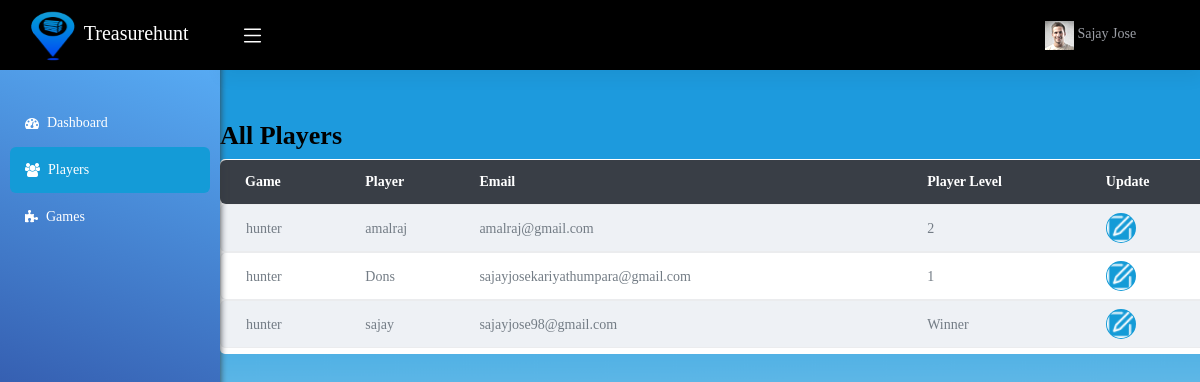
/player_details (signed in), run on the app's committed database.
### app/models.py (models this page shows, shortened)
class User(models.Model):
    REGISTER_CHOICES = (
        ('1', 'Coordinator'),
        ('2', 'Player'),
    )
    uid = models.AutoField(primary_key=True)
    name = models.CharField(max_length=50)
    email = models.EmailField(unique=True)
    password = models.CharField(max_length=128)
    new_password = models.CharField(max_length=128,null=True,blank=True)
    register_as = models.IntegerField(choices=REGISTER_CHOICES, null=False, blank=False)
    game = models.ForeignKey(Game, related_name='players', on_delete=models.CASCADE, null=True, blank=True)
    phonecode = models.CharField(max_length=10)
    phone = models.CharField(max_length=20)
    token = models.CharField(max_length=64, blank=True, null=True)
    created_at = models.DateTimeField(auto_now_add=True)
    updated_at = models.DateTimeField(auto_now=True)
    deleted_at = models.BooleanField(default=False)
    last_login = models.DateTimeField(null=True, blank=True)

class Game_login(models.Model):
    games = models.ForeignKey(Game, on_delete=models.CASCADE)
    player = models.ForeignKey(User, on_delete=models.CASCADE)
    current_level = models.IntegerField(default=1)
    completed = models.BooleanField(default=False)
    first_completed = models.BooleanField(default=False)

class Game(models.Model):
    LEVEL_CHOICES = (
        ('1', '1'),
        ('2', '2'),
        ('3', '3'),
    )
    game_name = models.CharField(max_length=50)
    game_id = models.CharField(max_length=50, unique=True)
    rules = models.TextField()
    start_date = models.DateTimeField(auto_now_add=True)
    end_date = models.DateTimeField(auto_now_add=True)
    creater = models.ForeignKey('User', related_name='games_created', on_delete=models.CASCADE)
    def __str__(self):
        return self.game_name

### app/views.py (the view)
# urls.py: path('player_details', views.player_details, name='player_details'),
def player_details(request):
    if 'uid' in request.session:
        id = request.session['uid']
        user = User.objects.get(uid=id)
        games = user.games_created.all()
        game_players = {}
        for game in games:
            players = Game_login.objects.filter(games=game)
            game_players[game] = players
        context = {'game_players': game_players, 'games': games, 'user': user}
        return render(request, 'coordinator-dashboard/player_details.html', context)
    else:
        messages.error(request, 'You are not logged in')
        return redirect(login)

### template/coordinator-dashboard/player_details.html (shortened to what this page needs)
{% extends 'coordinator-dashboard/app.html' %}
{% block content %}
{% load static %}
<div class="center">
  <h1 class="color_white">All Players</h1>
    <div class="row">
    <div class="col-12 grid-margin">
      <div class="card storeprofile_page">
        <div class="card-body tabwth_topbtn">
          <div class="table-responsive bills_table_outer ">
            <div id="tbl-doctors_wrapper" class="dataTables_wrapper dt-bootstrap4 no-footer">
              <div class="row"><div class="col-sm-12">
                <table  class="table table-hover table_common shadow_box table-striped dataTable no-footer" data-turbolinks="false" role="grid" aria-describedby="tbl-doctors_info" style="width: 1100px;">
                <thead>
                    <tr role="row">
                      <th>Game </th>
                      <th>Player</th>
                      <th>Email</th>
                      <th>Player Level</th>
                      <th>Update</th>
                    </tr>
                </thead>
                <tbody>
                {% for game, players in game_players.items %}
                <tr role="row" class="odd">
                  {% for player in players %}
                  <tr>
                    <td>{{ player.games }}</td>
                    <td>{{ player.player.name }}</td>
                    <td>{{ player.player.email }}</td>
                  {% if player.first_completed %}
                    <td>Winner</td>
                  {% elif player.completed %}
                    <td>Completed</td>
                  {% else %}
                    <td>{{ player.current_level }}</td>
                  {% endif %}
                    <td><a href="{% url 'edit_player' uid=player.player.uid %}"><img class="btn btn-edit" src="{% static 'image/edit.png' %}" ></a></td>
                  </tr>
                  {% endfor %}
                  {% endfor %}
                </tr>
                </tbody>
                </table>
              </div>
            </div>
          </div>
        </div>
      </div>
    </div>
    </div>
  </div>
</div>
{% endblock %}

### template/coordinator-dashboard/app.html (shortened to what this page needs)
<!DOCTYPE html>
<html lang="en">
<head>
    {% load static %}
    <link rel="stylesheet" href="https://cdnjs.cloudflare.com/ajax/libs/font-awesome/4.7.0/css/font-awesome.min.css">
    <link href="{% static 'dashboard/css/vendor.bundle.base.css' %}"
          rel="stylesheet">
    <link href="{% static 'dashboard/css/style.css' %}" rel="stylesheet">
    <link href="{% static 'dashboard/css/viewport.css' %}" rel="stylesheet">
    <link rel="stylesheet"
          href="{% static 'dashboard/css/sweetalert-1.1.3.min.css' %}">
    <link rel="stylesheet"
          href="{% static 'dashboard/css/toastr.css' %}">
    <link rel="stylesheet"
          href="{% static 'dashboard/css/dataTables.bootstrap4.min.css' %}">
    <link rel="stylesheet" href="{% static 'dashboard/font/noto-sans/stylesheet.css' %}">
    <link rel="stylesheet" href="{% static 'dashboard/css/select2.min.css' %}">
    <link rel="stylesheet"
          href="{% static 'dashboard/css/font-awesome/font-awesome.min.css' %}">
</head>
<body style="background-image: url('{% static 'image/banner_bg.png' %}');background-size: cover;">
<div class="container-scroller">
    <header class="">
        <nav class="navbar default-layout-navbar col-lg-12 col-12 p-0 fixed-top d-flex flex-row">
            <div class="text-left navbar-brand-wrapper d-flex align-items-center justify-content-center"><a
                    class="navbar-brand brand-logo"
                    href="#"><img
                    src="{% static 'image/logo.png' %}" alt="logo" class="ml-2  px-2 logo-img" width="100" height="50">Treasurehunt</a>
            </div>
            <div class="navbar-menu-wrapper d-flex align-items-stretch">
                <button class="navbar-toggler navbar-toggler align-self-center text-white" type="button"
                        data-toggle="minimize"> </button>
                <ul class="navbar-nav navbar-nav-right">
                    <li class="dropdown">
                        <a data-toggle="dropdown" class="dropdown-toggle" href="#">
                            <span class="avatar_login"><img alt="" src="{% static 'image/avatar1_small.png' %}"></span>
                            <span class="username text-muted">
                                {{ user.name }}
                            </span>
                        </a>
                    </li>
                    <li class="nav-item d-lg-block full-screen-link"></li>
                </ul>
            </div>
        </nav>
    </header>
    <div class="container-fluid page-body-wrapper">
        <aside>
            <nav class="sidebar sidebar-offcanvas" id="sidebar">
                <ul class="nav">
                    <li class=" null nav-item">
                        <a href="{% url 'coordinator_dashboard' %}"
                           class=" null nav-link">
                            <i class="fa fa-dashboard"></i>
                            <span class="pl-2 menu-title">Dashboard</span>
                        </a>
                    </li>
                    <li class=" null nav-item">
                        <a href="{% url 'player_details' %}"
                           class=" null nav-link">
                            <i class="fa fa-users"></i>
                            <span class="pl-2 menu-title">Players</span>
                        </a>
                    </li>
                    <li class=" null nav-item">
                        <a href="{% url 'coordinator_game_detail' %}"
                           class=" null nav-link">
                            <i class="fa fa-puzzle-piece"></i>
                            <span class="pl-2 menu-title">Games</span>
                        </a>
                    </li>
                </ul>
            </nav>
        </aside>
        {% block content %}{% endblock%}
        </div>
    </div>
</body>
</html>

### static/dashboard/css/viewport.css (style rules this page uses)
@media (min-width: 1200px) and (max-width: 1280px) { .navbar .navbar-brand-wrapper, .sidebar { width:220px; } }
@media (min-width: 1200px) and (max-width: 1280px) { .navbar .navbar-menu-wrapper { width: calc(100% - 220px); } }

### template/coordinator-dashboard/player_details.html (style rules this page uses)
.center { margin-left: 100px; margin-right: 200px; width: auto; padding: 10%; }

### data on the page
User: name "Sajay Jose"
Game_login: games "hunter", player.name "amalraj", player.email "amalraj@gmail.com", current_level "2"
Game_login: games "hunter", player.name "Dons", player.email "sajayjosekariyathumpara@gmail.com", current_level "1"
Game_login: games "hunter", player.name "sajay", player.email "sajayjose98@gmail.com", first_completed "Winner"
